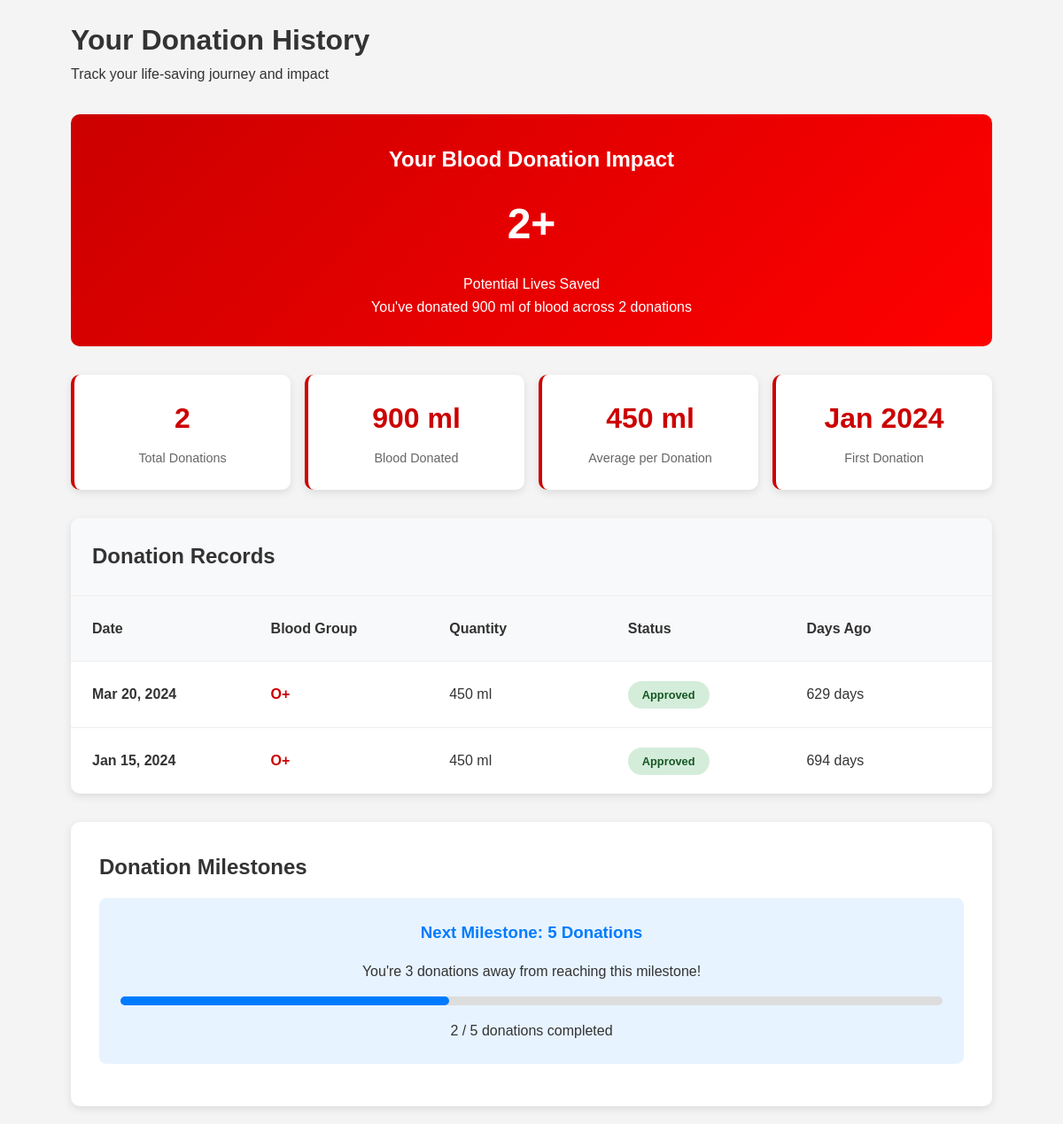
Page /donor/donation_history.php (signed in) on the committed database.
### tables this page shows
CREATE TABLE `donations` (
  `id` int(11) NOT NULL,
  `donor_id` int(11) DEFAULT NULL,
  `blood_group` enum('A+','A-','B+','B-','AB+','AB-','O+','O-') NOT NULL,
  `donation_date` date NOT NULL,
  `quantity_ml` int(11) NOT NULL,
  `status` enum('pending','approved','rejected') DEFAULT 'pending',
  `created_at` timestamp NOT NULL DEFAULT current_timestamp(),
  `donation_type` varchar(50) NOT NULL DEFAULT 'whole_blood',
  `donation_center` varchar(255) DEFAULT NULL,
  `health_conditions` text DEFAULT NULL,
  `medications` text DEFAULT NULL,
  `travel_history` text DEFAULT NULL,
  `recent_sickness` enum('yes','no') DEFAULT 'no',
  `tattoo_piercing` enum('yes','no') DEFAULT 'no'
);

### donor/donation_history.php (the view, shortened to what this page needs)
<?php
$database = new Database();
$db = $database->getConnection();
$user_id = $_SESSION['user_id'];
$page = isset($_GET['page']) ? (int)$_GET['page'] : 1;
$limit = 10;
$offset = ($page - 1) * $limit;
$donations_query = "SELECT * FROM donations
                   WHERE donor_id = :user_id
                   ORDER BY donation_date DESC
                   LIMIT :limit OFFSET :offset";
$donations_stmt = $db->prepare($donations_query);
$donations_stmt->bindParam(":user_id", $user_id);
$donations_stmt->bindParam(":limit", $limit, PDO::PARAM_INT);
$donations_stmt->bindParam(":offset", $offset, PDO::PARAM_INT);
$donations_stmt->execute();
$donations = $donations_stmt->fetchAll(PDO::FETCH_ASSOC);
$stats_query = "SELECT
                COUNT(*) as total_donations,
                COALESCE(SUM(quantity_ml), 0) as total_ml,
                AVG(quantity_ml) as avg_ml,
                MIN(donation_date) as first_donation,
                MAX(donation_date) as last_donation
                FROM donations
                WHERE donor_id = :user_id AND status = 'approved'";
$stats_stmt = $db->prepare($stats_query);
$stats_stmt->bindParam(":user_id", $user_id);
$stats_stmt->execute();
$stats = $stats_stmt->fetch(PDO::FETCH_ASSOC);
?>
<!DOCTYPE html>
<html lang="en">
<head>
    <link rel="stylesheet" href="../assets/css/style.css">
</head>
<body>
    <div class="container">
        <h1>Your Donation History</h1>
        <p>Track your life-saving journey and impact</p>
        <div class="impact-summary">
            <h2>Your Blood Donation Impact</h2>
            <div class="lives-saved" style="font-size: 3rem; font-weight: bold; margin: 1rem 0;">
                <?php echo floor($stats['total_ml'] / 450); ?>+
            </div>
            <p>Potential Lives Saved</p>
            <p>You've donated <?php echo $stats['total_ml']; ?> ml of blood across <?php echo $stats['total_donations']; ?> donations</p>
        </div>
        <div class="history-stats">
            <div class="stat-box">
                <div class="stat-number"><?php echo $stats['total_donations']; ?></div>
                <div class="stat-label">Total Donations</div>
            </div>
            <div class="stat-box">
                <div class="stat-number"><?php echo $stats['total_ml']; ?> ml</div>
                <div class="stat-label">Blood Donated</div>
            </div>
            <div class="stat-box">
                <div class="stat-number"><?php echo round($stats['avg_ml']); ?> ml</div>
                <div class="stat-label">Average per Donation</div>
            </div>
            <div class="stat-box">
                <div class="stat-number">
                    <?php
                    if ($stats['first_donation']) {
                        echo date('M Y', strtotime($stats['first_donation']));
                    } else {
                        echo 'N/A';
                    }
                    ?>
                </div>
                <div class="stat-label">First Donation</div>
            </div>
        </div>
        <div class="donations-table">
            <div class="table-header">
                <h2>Donation Records</h2>
            </div>
            <?php if (count($donations) > 0): ?>
                <div class="donation-row header">
                    <div>Date</div>
                    <div>Blood Group</div>
                    <div>Quantity</div>
                    <div>Status</div>
                    <div>Days Ago</div>
                </div>
                <?php foreach ($donations as $donation): ?>
                    <div class="donation-row">
                        <div>
                            <strong><?php echo date('M j, Y', strtotime($donation['donation_date'])); ?></strong>
                        </div>
                        <div>
                            <span style="font-weight: bold; color: #c00;"><?php echo $donation['blood_group']; ?></span>
                        </div>
                        <div><?php echo $donation['quantity_ml']; ?> ml</div>
                        <div>
                            <span class="status-badge status-<?php echo $donation['status']; ?>">
                                <?php echo ucfirst($donation['status']); ?>
                            </span>
                        </div>
                        <div>
                            <?php
                            $donation_date = new DateTime($donation['donation_date']);
                            $today = new DateTime();
                            $interval = $today->diff($donation_date);
                            echo $interval->days . ' days';
                            ?>
                        </div>
                    </div>
                <?php endforeach; ?>
            <?php endif; ?>
        </div>
        <div class="recent-section" style="background: white; padding: 2rem; border-radius: 10px; box-shadow: 0 3px 10px rgba(0,0,0,0.1);">
            <h2>Donation Milestones</h2>
            <div class="milestones">
                <?php
                $milestones = [1, 5, 10, 25, 50, 100];
                $next_milestone = null;
                foreach ($milestones as $milestone) {
                    if ($stats['total_donations'] < $milestone) {
                        $next_milestone = $milestone;
                        break;
                    }
                }
                ?>
                <?php if ($next_milestone): ?>
                    <div class="milestone-card" style="background: #e7f3ff; padding: 1.5rem; border-radius: 8px; text-align: center; margin: 1rem 0;">
                        <h3 style="color: #007bff; margin-bottom: 1rem;">Next Milestone: <?php echo $next_milestone; ?> Donations</h3>
                        <p>You're <?php echo $next_milestone - $stats['total_donations']; ?> donations away from reaching this milestone!</p>
                        <div class="progress" style="background: #ddd; height: 10px; border-radius: 5px; margin: 1rem 0;">
                            <div style="background: #007bff; height: 100%; border-radius: 5px; width: <?php echo min(($stats['total_donations'] / $next_milestone) * 100, 100); ?>%;"></div>
                        </div>
                        <p><?php echo $stats['total_donations']; ?> / <?php echo $next_milestone; ?> donations completed</p>
                    </div>
                <?php endif; ?>
            </div>
        </div>
    </div>
</body>
</html>

### assets/css/style.css (style rules this page uses)
* { margin: 0; padding: 0; box-sizing: border-box; }
body { font-family: 'Arial', sans-serif; line-height: 1.6; color: #333; background-color: #f4f4f4; }
.container { width: 90%; max-width: 1200px; margin: 0 auto; padding: 20px; }

### donor/donation_history.php (style rules this page uses)
.history-stats { display: grid; grid-template-columns: repeat(auto-fit, minmax(200px, 1fr)); gap: 1rem; margin: 2rem 0; }
.stat-box { background: white; padding: 1.5rem; border-radius: 10px; box-shadow: 0 3px 10px rgba(0,0,0,0.1); text-align: center; border-left: 4px solid #c00; }
.stat-number { font-size: 2rem; font-weight: bold; color: #c00; margin-bottom: 0.5rem; }
.stat-label { color: #666; font-size: 0.9rem; }
.donations-table { background: white; border-radius: 10px; box-shadow: 0 3px 10px rgba(0,0,0,0.1); overflow: hidden; margin: 2rem 0; }
.table-header { background: #f8f9fa; padding: 1.5rem; border-bottom: 1px solid #eee; }
.donation-row { display: grid; grid-template-columns: 1fr 1fr 1fr 1fr 1fr; gap: 1rem; padding: 1.5rem; border-bottom: 1px solid #eee; align-items: center; }
.donation-row:last-child { border-bottom: none; }
.donation-row.header { background: #f8f9fa; font-weight: bold; color: #333; }
.status-badge { padding: 0.5rem 1rem; border-radius: 20px; font-size: 0.8rem; font-weight: bold; text-align: center; }
.status-approved { background: #d4edda; color: #155724; }
.impact-summary { background: linear-gradient(135deg, #c00, #f00); color: white; padding: 2rem; border-radius: 10px; text-align: center; margin: 2rem 0; }

### rows in the picture
donations: donation_date "Mar 20, 2024", blood_group "O+", quantity_ml "450", status "Approved", donation_date "629"
donations: donation_date "Jan 15, 2024", blood_group "O+", quantity_ml "450", status "Approved", donation_date "694"

### other values in the picture
floor($stats['total_ml'] / 450) "2"
$stats['total_ml'] "900"
$stats['total_donations'] "2"
$stats['avg_ml'] "450"
date('M Y', strtotime($stats['first_donation'])) "Jan 2024"
$next_milestone "5"
$next_milestone - $stats['total_donations'] "3"
